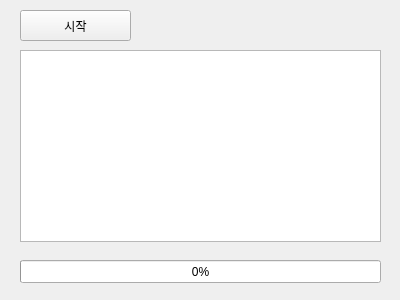
<?xml version="1.0" encoding="UTF-8"?>
<ui version="4.0">
 <class>Form</class>
 <widget class="QWidget" name="Form">
  <property name="geometry">
   <rect>
    <x>0</x>
    <y>0</y>
    <width>400</width>
    <height>300</height>
   </rect>
  </property>
  <property name="maximumSize">
   <size>
    <width>400</width>
    <height>300</height>
   </size>
  </property>
  <property name="windowTitle">
   <string>Form</string>
  </property>
  <widget class="QPushButton" name="btnStart">
   <property name="geometry">
    <rect>
     <x>20</x>
     <y>10</y>
     <width>111</width>
     <height>31</height>
    </rect>
   </property>
   <property name="text">
    <string>시작</string>
   </property>
  </widget>
  <widget class="QTextBrowser" name="txbLog">
   <property name="geometry">
    <rect>
     <x>20</x>
     <y>50</y>
     <width>361</width>
     <height>192</height>
    </rect>
   </property>
  </widget>
  <widget class="QProgressBar" name="pgbTask">
   <property name="geometry">
    <rect>
     <x>20</x>
     <y>260</y>
     <width>361</width>
     <height>23</height>
    </rect>
   </property>
   <property name="value">
    <number>0</number>
   </property>
  </widget>
 </widget>
 <resources/>
 <connections/>
</ui>
